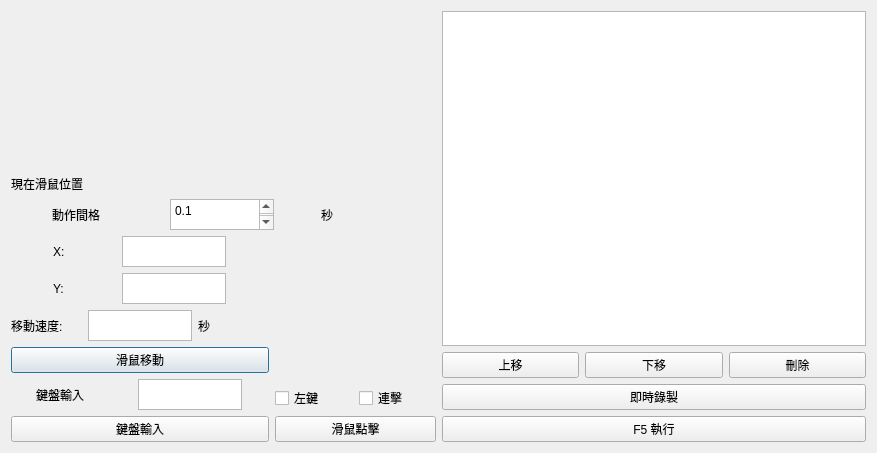
<?xml version="1.0" encoding="UTF-8"?>
<ui version="4.0">
 <class>Dialog</class>
 <widget class="QDialog" name="Dialog">
  <property name="geometry">
   <rect>
    <x>0</x>
    <y>0</y>
    <width>877</width>
    <height>453</height>
   </rect>
  </property>
  <property name="windowTitle">
   <string>Dialog</string>
  </property>
  <layout class="QHBoxLayout" name="horizontalLayout_11">
   <item>
    <layout class="QVBoxLayout" name="verticalLayout_3">
     <item>
      <spacer name="verticalSpacer_2">
       <property name="orientation">
        <enum>Qt::Orientation::Vertical</enum>
       </property>
       <property name="sizeHint" stdset="0">
        <size>
         <width>20</width>
         <height>40</height>
        </size>
       </property>
      </spacer>
     </item>
     <item>
      <layout class="QHBoxLayout" name="horizontalLayout_7" stretch="1,1">
       <item>
        <widget class="QLabel" name="label">
         <property name="text">
          <string>現在滑鼠位置</string>
         </property>
        </widget>
       </item>
       <item>
        <widget class="QLabel" name="MOUXY_label">
         <property name="text">
          <string/>
         </property>
        </widget>
       </item>
      </layout>
     </item>
     <item>
      <layout class="QHBoxLayout" name="horizontalLayout_9">
       <item>
        <widget class="QLabel" name="speed_lebel_3">
         <property name="maximumSize">
          <size>
           <width>71</width>
           <height>51</height>
          </size>
         </property>
         <property name="text">
          <string>動作間格</string>
         </property>
        </widget>
       </item>
       <item>
        <widget class="QTextEdit" name="movespe_textEdit_longtime">
         <property name="maximumSize">
          <size>
           <width>104</width>
           <height>31</height>
          </size>
         </property>
         <property name="html">
          <string>&lt;!DOCTYPE HTML PUBLIC &quot;-//W3C//DTD HTML 4.0//EN&quot; &quot;http://www.w3.org/TR/REC-html40/strict.dtd&quot;&gt;
&lt;html&gt;&lt;head&gt;&lt;meta name=&quot;qrichtext&quot; content=&quot;1&quot; /&gt;&lt;meta charset=&quot;utf-8&quot; /&gt;&lt;style type=&quot;text/css&quot;&gt;
p, li { white-space: pre-wrap; }
hr { height: 1px; border-width: 0; }
li.unchecked::marker { content: &quot;\2610&quot;; }
li.checked::marker { content: &quot;\2612&quot;; }
&lt;/style&gt;&lt;/head&gt;&lt;body style=&quot; font-family:'Microsoft JhengHei UI'; font-size:9pt; font-weight:400; font-style:normal;&quot;&gt;
&lt;p style=&quot; margin-top:0px; margin-bottom:0px; margin-left:0px; margin-right:0px; -qt-block-indent:0; text-indent:0px;&quot;&gt;0.1&lt;/p&gt;
&lt;p style=&quot;-qt-paragraph-type:empty; margin-top:0px; margin-bottom:0px; margin-left:0px; margin-right:0px; -qt-block-indent:0; text-indent:0px;&quot;&gt;&lt;br /&gt;&lt;/p&gt;&lt;/body&gt;&lt;/html&gt;</string>
         </property>
        </widget>
       </item>
       <item>
        <widget class="QLabel" name="speed_lebel_4">
         <property name="maximumSize">
          <size>
           <width>71</width>
           <height>51</height>
          </size>
         </property>
         <property name="text">
          <string>秒</string>
         </property>
        </widget>
       </item>
      </layout>
     </item>
     <item>
      <layout class="QHBoxLayout" name="horizontalLayout_5">
       <item>
        <layout class="QVBoxLayout" name="verticalLayout">
         <item>
          <layout class="QHBoxLayout" name="horizontalLayout">
           <item>
            <widget class="QLabel" name="X_lebel">
             <property name="maximumSize">
              <size>
               <width>21</width>
               <height>51</height>
              </size>
             </property>
             <property name="text">
              <string>X:</string>
             </property>
            </widget>
           </item>
           <item>
            <widget class="QTextEdit" name="mouX_textEdit">
             <property name="maximumSize">
              <size>
               <width>104</width>
               <height>31</height>
              </size>
             </property>
            </widget>
           </item>
          </layout>
         </item>
         <item>
          <layout class="QHBoxLayout" name="horizontalLayout_2">
           <item>
            <widget class="QLabel" name="Y_lebel">
             <property name="maximumSize">
              <size>
               <width>21</width>
               <height>51</height>
              </size>
             </property>
             <property name="text">
              <string>Y:</string>
             </property>
            </widget>
           </item>
           <item>
            <widget class="QTextEdit" name="mouY_textEdit">
             <property name="maximumSize">
              <size>
               <width>104</width>
               <height>31</height>
              </size>
             </property>
            </widget>
           </item>
          </layout>
         </item>
         <item>
          <layout class="QHBoxLayout" name="horizontalLayout_3">
           <item>
            <widget class="QLabel" name="speed_lebel">
             <property name="maximumSize">
              <size>
               <width>71</width>
               <height>51</height>
              </size>
             </property>
             <property name="text">
              <string>移動速度:</string>
             </property>
            </widget>
           </item>
           <item>
            <widget class="QTextEdit" name="movespe_textEdit">
             <property name="maximumSize">
              <size>
               <width>104</width>
               <height>31</height>
              </size>
             </property>
            </widget>
           </item>
           <item>
            <widget class="QLabel" name="speed_lebel_2">
             <property name="maximumSize">
              <size>
               <width>71</width>
               <height>51</height>
              </size>
             </property>
             <property name="text">
              <string>秒</string>
             </property>
            </widget>
           </item>
          </layout>
         </item>
         <item>
          <widget class="QPushButton" name="mou_move">
           <property name="text">
            <string>滑鼠移動</string>
           </property>
          </widget>
         </item>
         <item>
          <layout class="QHBoxLayout" name="horizontalLayout_8">
           <item>
            <widget class="QLabel" name="speed_lebel_keyboard">
             <property name="maximumSize">
              <size>
               <width>71</width>
               <height>51</height>
              </size>
             </property>
             <property name="text">
              <string>鍵盤輸入</string>
             </property>
            </widget>
           </item>
           <item>
            <widget class="QTextEdit" name="movespe_textEdit_keyboard">
             <property name="maximumSize">
              <size>
               <width>104</width>
               <height>31</height>
              </size>
             </property>
            </widget>
           </item>
          </layout>
         </item>
         <item>
          <widget class="QPushButton" name="keyboard_input">
           <property name="text">
            <string>鍵盤輸入</string>
           </property>
          </widget>
         </item>
        </layout>
       </item>
       <item>
        <layout class="QVBoxLayout" name="verticalLayout_2">
         <item>
          <spacer name="verticalSpacer">
           <property name="orientation">
            <enum>Qt::Orientation::Vertical</enum>
           </property>
           <property name="sizeHint" stdset="0">
            <size>
             <width>20</width>
             <height>40</height>
            </size>
           </property>
          </spacer>
         </item>
         <item>
          <layout class="QHBoxLayout" name="horizontalLayout_4">
           <item>
            <widget class="QCheckBox" name="LClick_checkBox">
             <property name="text">
              <string>左鍵</string>
             </property>
            </widget>
           </item>
           <item>
            <widget class="QCheckBox" name="douClick_checkBox">
             <property name="text">
              <string>連擊</string>
             </property>
            </widget>
           </item>
          </layout>
         </item>
         <item>
          <widget class="QPushButton" name="mou_click">
           <property name="text">
            <string>滑鼠點擊</string>
           </property>
          </widget>
         </item>
        </layout>
       </item>
      </layout>
     </item>
    </layout>
   </item>
   <item>
    <layout class="QVBoxLayout" name="verticalLayout_4">
     <item>
      <widget class="QListView" name="listView">
       <property name="styleSheet">
        <string notr="true">QListView{
	font: 12pt &quot;Arial&quot;;
  color : White;
}</string>
       </property>
      </widget>
     </item>
     <item>
      <layout class="QHBoxLayout" name="horizontalLayout_6">
       <item>
        <widget class="QPushButton" name="up_pushButton">
         <property name="text">
          <string>上移</string>
         </property>
        </widget>
       </item>
       <item>
        <widget class="QPushButton" name="dow_pushButton">
         <property name="text">
          <string>下移</string>
         </property>
        </widget>
       </item>
       <item>
        <widget class="QPushButton" name="del_pushButton">
         <property name="text">
          <string>刪除</string>
         </property>
        </widget>
       </item>
      </layout>
     </item>
     <item>
      <widget class="QPushButton" name="record_realtime_button">
       <property name="text">
        <string>即時錄製</string>
       </property>
      </widget>
     </item>
     <item>
      <widget class="QPushButton" name="GO_pushbutton">
       <property name="text">
        <string>F5 執行</string>
       </property>
      </widget>
     </item>
    </layout>
   </item>
  </layout>
 </widget>
 <resources/>
 <connections/>
</ui>
